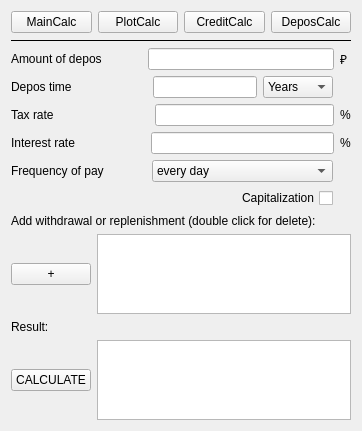
<?xml version="1.0" encoding="UTF-8"?>
<ui version="4.0">
 <class>DeposCalcWindow</class>
 <widget class="QWidget" name="DeposCalcWindow">
  <property name="geometry">
   <rect>
    <x>0</x>
    <y>0</y>
    <width>362</width>
    <height>431</height>
   </rect>
  </property>
  <property name="windowTitle">
   <string>SmartCalcV2.0 - DeposCalc</string>
  </property>
  <layout class="QVBoxLayout" name="verticalLayout_2">
   <item>
    <layout class="QHBoxLayout" name="horizontalLayout">
     <item>
      <widget class="QPushButton" name="mainCalcButton">
       <property name="text">
        <string>MainCalc</string>
       </property>
      </widget>
     </item>
     <item>
      <widget class="QPushButton" name="plotCalcButton">
       <property name="text">
        <string>PlotCalc</string>
       </property>
      </widget>
     </item>
     <item>
      <widget class="QPushButton" name="creditCalcButton">
       <property name="text">
        <string>CreditCalc</string>
       </property>
      </widget>
     </item>
     <item>
      <widget class="QPushButton" name="deposCalcButton">
       <property name="text">
        <string>DeposCalc</string>
       </property>
      </widget>
     </item>
    </layout>
   </item>
   <item>
    <widget class="Line" name="line">
     <property name="frameShadow">
      <enum>QFrame::Plain</enum>
     </property>
     <property name="orientation">
      <enum>Qt::Horizontal</enum>
     </property>
    </widget>
   </item>
   <item>
    <layout class="QHBoxLayout" name="horizontalLayout_5">
     <item>
      <widget class="QLabel" name="label_5">
       <property name="text">
        <string>Amount of depos</string>
       </property>
      </widget>
     </item>
     <item>
      <spacer name="horizontalSpacer">
       <property name="orientation">
        <enum>Qt::Horizontal</enum>
       </property>
       <property name="sizeType">
        <enum>QSizePolicy::Fixed</enum>
       </property>
       <property name="sizeHint" stdset="0">
        <size>
         <width>40</width>
         <height>20</height>
        </size>
       </property>
      </spacer>
     </item>
     <item>
      <widget class="QLineEdit" name="lineEditAmount"/>
     </item>
     <item>
      <widget class="QLabel" name="label_3">
       <property name="text">
        <string>₽ </string>
       </property>
      </widget>
     </item>
    </layout>
   </item>
   <item>
    <layout class="QHBoxLayout" name="horizontalLayout_7">
     <item>
      <widget class="QLabel" name="label_8">
       <property name="text">
        <string>Depos time</string>
       </property>
      </widget>
     </item>
     <item>
      <spacer name="horizontalSpacer_2">
       <property name="orientation">
        <enum>Qt::Horizontal</enum>
       </property>
       <property name="sizeType">
        <enum>QSizePolicy::Fixed</enum>
       </property>
       <property name="sizeHint" stdset="0">
        <size>
         <width>75</width>
         <height>20</height>
        </size>
       </property>
      </spacer>
     </item>
     <item>
      <widget class="QLineEdit" name="lineEditTime"/>
     </item>
     <item>
      <widget class="QComboBox" name="comboBoxTime">
       <item>
        <property name="text">
         <string>Years</string>
        </property>
       </item>
       <item>
        <property name="text">
         <string>Months</string>
        </property>
       </item>
       <item>
        <property name="text">
         <string>Days</string>
        </property>
       </item>
      </widget>
     </item>
     <item>
      <spacer name="horizontalSpacer_6">
       <property name="orientation">
        <enum>Qt::Horizontal</enum>
       </property>
       <property name="sizeType">
        <enum>QSizePolicy::Fixed</enum>
       </property>
       <property name="sizeHint" stdset="0">
        <size>
         <width>18</width>
         <height>20</height>
        </size>
       </property>
      </spacer>
     </item>
    </layout>
   </item>
   <item>
    <layout class="QHBoxLayout" name="horizontalLayout_2">
     <item>
      <widget class="QLabel" name="label">
       <property name="text">
        <string>Tax rate</string>
       </property>
      </widget>
     </item>
     <item>
      <spacer name="horizontalSpacer_3">
       <property name="orientation">
        <enum>Qt::Horizontal</enum>
       </property>
       <property name="sizeType">
        <enum>QSizePolicy::Fixed</enum>
       </property>
       <property name="sizeHint" stdset="0">
        <size>
         <width>95</width>
         <height>20</height>
        </size>
       </property>
      </spacer>
     </item>
     <item>
      <widget class="QLineEdit" name="lineEditTaxRate"/>
     </item>
     <item>
      <widget class="QLabel" name="label_4">
       <property name="text">
        <string>%</string>
       </property>
      </widget>
     </item>
    </layout>
   </item>
   <item>
    <layout class="QHBoxLayout" name="horizontalLayout_6">
     <item>
      <widget class="QLabel" name="label_6">
       <property name="text">
        <string>Interest rate</string>
       </property>
      </widget>
     </item>
     <item>
      <spacer name="horizontalSpacer_4">
       <property name="orientation">
        <enum>Qt::Horizontal</enum>
       </property>
       <property name="sizeType">
        <enum>QSizePolicy::Fixed</enum>
       </property>
       <property name="sizeHint" stdset="0">
        <size>
         <width>70</width>
         <height>20</height>
        </size>
       </property>
      </spacer>
     </item>
     <item>
      <widget class="QLineEdit" name="lineEditInterestRate"/>
     </item>
     <item>
      <widget class="QLabel" name="label_7">
       <property name="text">
        <string>%</string>
       </property>
      </widget>
     </item>
    </layout>
   </item>
   <item>
    <layout class="QHBoxLayout" name="horizontalLayout_3">
     <item>
      <widget class="QLabel" name="label_2">
       <property name="text">
        <string>Frequency of pay</string>
       </property>
      </widget>
     </item>
     <item>
      <spacer name="horizontalSpacer_5">
       <property name="orientation">
        <enum>Qt::Horizontal</enum>
       </property>
       <property name="sizeType">
        <enum>QSizePolicy::Fixed</enum>
       </property>
       <property name="sizeHint" stdset="0">
        <size>
         <width>42</width>
         <height>20</height>
        </size>
       </property>
      </spacer>
     </item>
     <item>
      <widget class="QComboBox" name="comboBoxFreqPay">
       <property name="sizePolicy">
        <sizepolicy hsizetype="Expanding" vsizetype="Fixed">
         <horstretch>0</horstretch>
         <verstretch>0</verstretch>
        </sizepolicy>
       </property>
       <item>
        <property name="text">
         <string>every day</string>
        </property>
       </item>
       <item>
        <property name="text">
         <string>every week</string>
        </property>
       </item>
       <item>
        <property name="text">
         <string>once a month</string>
        </property>
       </item>
       <item>
        <property name="text">
         <string>once a quarter</string>
        </property>
       </item>
       <item>
        <property name="text">
         <string>once in half-year</string>
        </property>
       </item>
       <item>
        <property name="text">
         <string>once a year</string>
        </property>
       </item>
       <item>
        <property name="text">
         <string>at the end</string>
        </property>
       </item>
      </widget>
     </item>
     <item>
      <spacer name="horizontalSpacer_7">
       <property name="orientation">
        <enum>Qt::Horizontal</enum>
       </property>
       <property name="sizeType">
        <enum>QSizePolicy::Fixed</enum>
       </property>
       <property name="sizeHint" stdset="0">
        <size>
         <width>18</width>
         <height>20</height>
        </size>
       </property>
      </spacer>
     </item>
    </layout>
   </item>
   <item>
    <layout class="QHBoxLayout" name="horizontalLayout_4">
     <item>
      <widget class="QCheckBox" name="checkBoxCapital">
       <property name="layoutDirection">
        <enum>Qt::RightToLeft</enum>
       </property>
       <property name="text">
        <string>Capitalization</string>
       </property>
       <property name="tristate">
        <bool>false</bool>
       </property>
      </widget>
     </item>
     <item>
      <spacer name="horizontalSpacer_8">
       <property name="orientation">
        <enum>Qt::Horizontal</enum>
       </property>
       <property name="sizeType">
        <enum>QSizePolicy::Fixed</enum>
       </property>
       <property name="sizeHint" stdset="0">
        <size>
         <width>18</width>
         <height>20</height>
        </size>
       </property>
      </spacer>
     </item>
    </layout>
   </item>
   <item>
    <widget class="QLabel" name="label_9">
     <property name="text">
      <string>&lt;html&gt;&lt;head/&gt;&lt;body&gt;&lt;p&gt;Add withdrawal or replenishment (double click for delete):&lt;/p&gt;&lt;/body&gt;&lt;/html&gt;</string>
     </property>
    </widget>
   </item>
   <item>
    <layout class="QHBoxLayout" name="horizontalLayout_5">
     <item>
      <widget class="QPushButton" name="pushButtonRepl">
       <property name="enabled">
        <bool>true</bool>
       </property>
       <property name="text">
        <string>+</string>
       </property>
      </widget>
     </item>
     <item>
      <widget class="QListWidget" name="ListWidget"/>
     </item>
    </layout>
   </item>
   <item>
    <widget class="QLabel" name="label_10">
     <property name="text">
      <string>Result:</string>
     </property>
    </widget>
   </item>
   <item>
    <layout class="QHBoxLayout" name="horizontalLayout_8">
     <item>
      <widget class="QPushButton" name="pushButtonCalc">
       <property name="text">
        <string>CALCULATE</string>
       </property>
      </widget>
     </item>
     <item>
      <widget class="QListWidget" name="ListWidgetCalc"/>
     </item>
    </layout>
   </item>
  </layout>
 </widget>
 <resources/>
 <connections/>
</ui>
